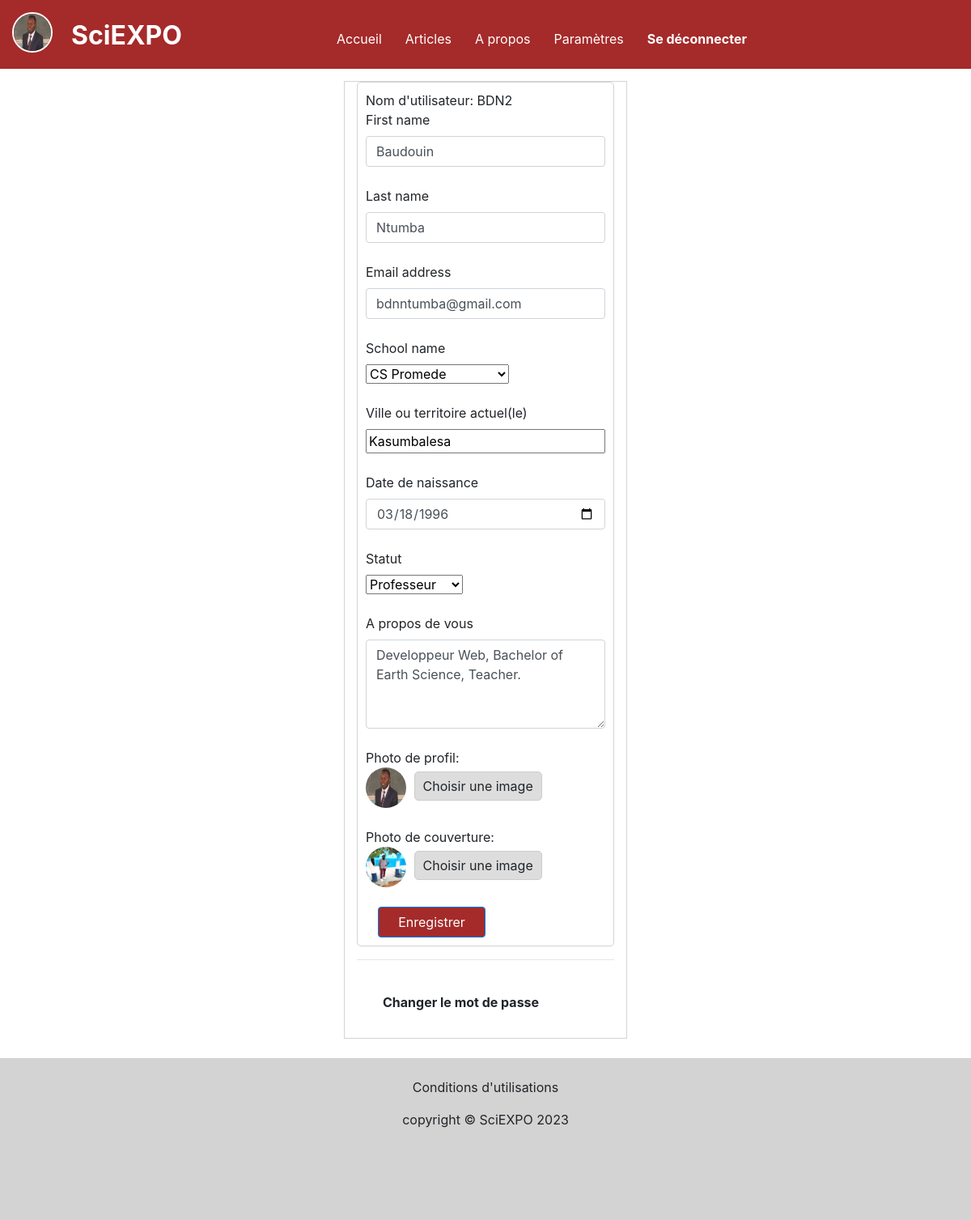
Screenshot of /account/settings/ (signed in) with the database file from the repository.
### main/models.py (models this page shows)
class Inscrit(AbstractUser):
    class FunctionInSchool(models.TextChoices):
        ELEVE = 'Eleve', _('Elève')
        PROFESSOR = 'Professeur', _('Professeur')
        DIRECTEUR = 'Directeur', _('Directeur')
        PREFET = 'Prefet', _('Préfet')
        SECRETAIRE = 'Secretaire', _('Secretaire')
        ANCIEN_ELEVE = 'Ancien_eleve', _('Ancien élève')
        DEFAULT = '-', _('-')
    function_in_school = models.CharField(
        max_length=40,
        choices=FunctionInSchool.choices,
        default=FunctionInSchool.DEFAULT,
        verbose_name='Statut'
    )
    school_name = models.ForeignKey(Ecole, on_delete=models.SET_NULL, null=True)
    current_city = models.CharField(max_length=20, null=True, verbose_name="Ville ou territoire actuel(le)")
    birth_date = models.DateField(null=True, verbose_name="Date de naissance")
    about = models.TextField(null=True, blank=True, verbose_name="A propos de vous")
    photo = models.ImageField(upload_to = 'photos', default='photos/default.jpg')
    cover_image = models.ImageField(upload_to = 'images',
                                    default='images/default_img/cover_default.jpg',
                                   verbose_name="Image de couverture")

### main/views.py (the view, shortened to what this page needs)
# urls.py: path('account/settings/', views.Settings.as_view(), name="settings"),
class Settings(View):
    def get(self, request, *args, **kwargs):
        if not request.user.is_authenticated:
        	return redirect("login")
        form = SettingsForm(instance=request.user)
        return render(request, "main/settings.html", {"form":form})

### main/forms.py
class SettingsForm(forms.ModelForm):
    class Meta:
        model = Inscrit
        fields = ['first_name', 'last_name', 'email', 'school_name', 'current_city',
                  'birth_date', 'function_in_school', 'about', 'photo', 'cover_image']
        widgets = {
            'first_name': forms.TextInput(attrs={'class': 'form-control'}),
            'last_name': forms.TextInput(attrs={'class': 'form-control'}),
            'email': forms.TextInput(attrs={'class': 'form-control'}),
            'birth_date': forms.TextInput(attrs={'class': 'form-control', 'type': 'date'}),
            'about': forms.Textarea(attrs={
              'class': 'form-control',
              'placeholder': "Ex: Je suis un passioné de la Tech, PDG de Mulykap, Master en Economie, ...", 'cols': 20, 'rows': 4}),
        }

### main/models.py (called while the page is built)
    def __str__(self):
        return self.nom

### main/templates/main/settings.html (shortened to what this page needs)
{% extends 'base_template.html' %}
{% block content %}
<div class="container">
    <div class="settings-div col-12 container">
        <fieldset>
            <form enctype="multipart/form-data" method="POST">
                Nom d'utilisateur: {{ user.username }}
                {% for field in form %}
                <br>
                {% if field.label == 'Photo' %}
                <div>
                    Photo de profil: <br>
                    <img src="{{user.photo.url}}" id="user-photo" class="user-image" />
                   <label class="photo-label">
                       <span>Choisir une image</span>
                   </label>
                   </div>
                {% elif field.label == 'Image de couverture' %}
                <div>
                    Photo de couverture:<br>
                    <img src="{{user.cover_image.url}}" id="user-cover-image" class="user-image" />
                  <label class="cover-image-label">
                  <span>Choisir une image</span>
                    </label>
                  </div>
                {% else %}
                <div>
                    <label>{{ field.label }}</label>
                </div>
                <div>{{field}}</div>
                {% endif %}
                {% endfor %}
                <br>
                <div class="container">
                    <button class="btn btn-primary w-50" type="submit">Enregistrer</button>
                </div>
            </form>
        </fieldset>
        <hr>
        <div class="p-4 m-2">
            <a href="{% url 'password-change' %}"><b>Changer le mot de passe</b></a>
        </div>
    </div>
    <br>
</div>
{% endblock %}

### templates/base_template.html (shortened to what this page needs)
{% load static %}
<!DOCTYPE html>
<html>
    <head>
        <link
              rel="stylesheet"
              href="{% static 'main/bootstrap.min.css' %}" />
        <link
              rel="stylesheet"
              href="{% static 'main/main.css' %}"
              type="text/css" />
        <link
              rel="stylesheet"
              href="{% static 'articles/styles.css' %}"
              type="text/css" />
    </head>
    <body>
        <div class="container-fluid">
            <header class="header row">
                <div class="current-user col-lg-2">
                    {% if user.is_authenticated %}
                    <a href="{% url 'user-profile' user.username %}"> <img
                                                                           class="image" src="{{ user.photo.url }}" />
                    </a>
                    {% endif %}
                </div>
                <div class="logo col-lg-2"><a href="{% url 'home' %}">SciEXPO</a></div>
                <div class="menu col-lg-8">
                    <nav class="navbar">
                        <a href="{% url 'home' %}">
                            <div>Accueil</div>
                        </a>
                        <a href="{% url 'articles'%}">
                            <div>Articles</div>
                        </a>
                        <a href="{% url 'about' %}">
                            <div> A propos </div>
                        </a>
                        {% if user.is_authenticated %}
                         <a href="{% url 'settings' %}">
                            <div class="settings">Paramètres</div>
                        </a>
                        <a href="{% url 'logout' %}">
                            <div class="login">Se déconnecter</div>
                        </a>
                        {% endif %}
                    </nav>
                </div>
            </header>
            <div class="decor-bar"></div>
            <div class="row">
                {% block content %} {% endblock %}
            </div>
            <footer class="row">
                <div class="w-100 container">
                  <br>
                    <p>
                        Conditions d'utilisations
                    </p>
                    copyright © SciEXPO <span id="current-year"></span>
                </div>
            </footer>
        </div>
    </body>
</html>

### main/static/main/main.css (style rules this page uses)
body { margin: 0px; }
a { color: inherit; }
.container-fluid { position: absolute; left: 0px; top: 0px; justify-content: center; align-items: center; z-index: 0; }
header { justify-content: center; align-items: center; background-color: brown; height: 85px; position: fixed; z-index: 9999999999; width: 100%; }
header .logo { position: absolute; top: 20px; left: 15%; color: white; font-size: 26px; font-weight: bold; padding-left: 28px; }
header .menu { background-color: white; position: absolute; top: 70px; width: 100%; color: black; }
.navbar a { color: black; }
header .navbar { display: block; }
.navbar .login, .navbar .signup { font-weight: bold; }
.btn-primary { background-color: brown; }
.navbar div { margin: 20px; }
.decor-bar { height: 100px; width: 100%; }
.current-user { position: absolute; top: 15px; left: 0px; z-index: 99999999; width: 70px; }
.current-user .image { width: 50px; height: 50px; border-radius: 50%; border: 2px solid white; }
.photo-label { cursor: pointer; border: 1px solid #cccccc; border-radius: 5px; padding: 5px 10px; margin: 5px; background: #dddddd; display: inline-block; }
.cover-image-label { cursor: pointer; border: 1px solid #cccccc; border-radius: 5px; padding: 5px 10px; margin: 5px; background: #dddddd; display: inline-block; }
.user-image { width: 50px; height: 50px; border-radius: 50%; }
.settings-div { background-color: white; width: 95%; }
.settings-div fieldset { border: 1px solid lightgray; padding: 10px; border-radius: 5px; }
.settings-div input { width: 100%; }
footer { background-color: lightgray; height: 200px; text-align: center; }
@media screen and (min-width: 900px) { header .logo { color: white; font-size: 32px; font-weight: bold; position: absolute; left: 5%; top: 20px; } }
@media screen and (min-width: 900px) { header .menu { display: block; } }
@media screen and (min-width: 900px) { header .navbar { display: flex; width: 70%; } }
@media screen and (min-width: 900px) { header .menu { background-color: brown; position: absolute; top: 28px; right: 15px; z-index: 9999999999999999; width: 70%; } }
@media screen and (min-width: 900px) { .navbar a { color: white; } }
@media screen and (min-width: 900px) { .navbar div { margin: 0px; } }
@media screen and (min-width: 900px) { .settings-div { border: 1px solid lightgray; width: 350px; } }
@media screen and (min-width: 900px) { .settings-div fieldset { border: 1px solid lightgray; } }
@media screen and (min-width: 900px) { .settings-div form div { text-align: left; } }

### rows the page displays
Inscrit: photo (picture), username "BDN2", form "Baudouin" "Ntumba" "bdnntumba@gmail.com" "CS Promede" "Kasumbalesa" "03/18/1996" "Professeur" "Developpeur Web, Bachelor of Earth Science, Teacher.", cover_image (picture)

### other values shown
{{ field.label }} "First name" "Last name" "Email address" "School name" "Ville ou territoire actuel(le)" "Date de naissance" "Statut" "A propos de vous"
